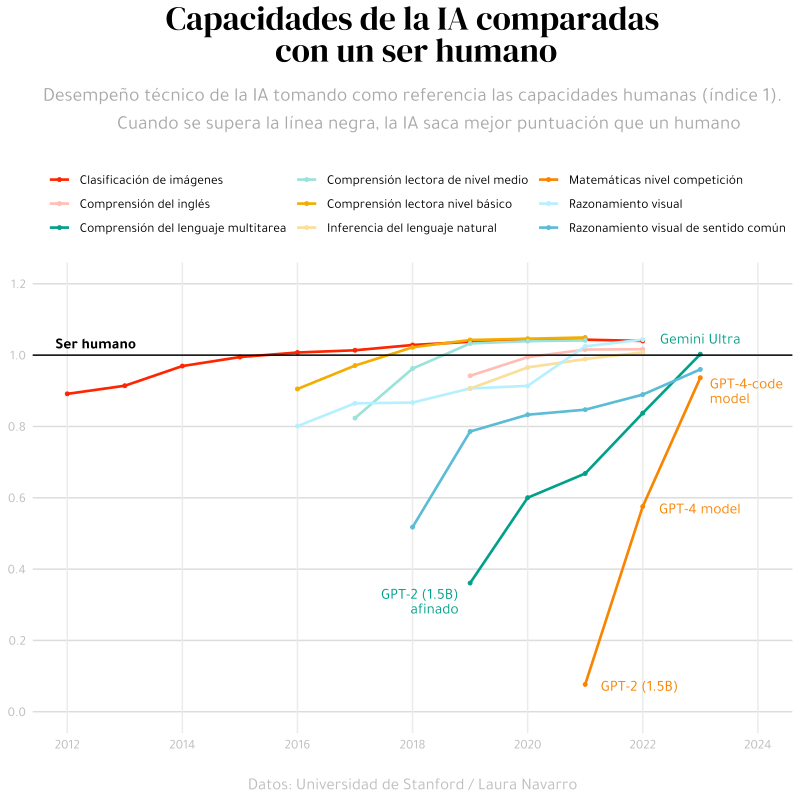

The script that saved this image:
# Load necessary libraries
library(ggplot2)
library(showtext)

#Fonts
font_add_google("DM Serif Display", "abril")
#font_add_google("Courier Prime", "courier")
font_add_google("Tajawal", "tawa")
showtext_auto()


data <- read.csv("https://raw.githubusercontent.com/lau-cloud/30DayChartChallenge2024/main/26_ai/fig_2_1_16.csv")

# Data
ai_performance_data <- data |> 
  rename(Performance = "Perfomance.relative.to.the.human.baseline") |> 
  mutate(Task1 = case_when(
    Task == 'Image classification' ~ 'Clasificación de imágenes',
    Task == "Competition-level mathematics" ~"Matemáticas nivel competición",
    Task == "Multitask language understanding" ~ "Comprensión del lenguaje multitarea",
    Task == "Basic-level reading comprehension"~"Comprensión lectora nivel básico",
    Task == "Medium-level reading comprehension"~"Comprensión lectora de nivel medio",
    Task == "English language understanding"~"Comprensión del inglés",
    Task == "Visual commonsense reasoning"~"Razonamiento visual de sentido común",
    Task == "Visual reasoning" ~"Razonamiento visual",
    Task == "Natural language inference"~"Inferencia del lenguaje natural")
  )
  


# Create the line chart
p <- ggplot(ai_performance_data, aes(x = Year, y = Performance, color = Task1)) +
  geom_line(size = 0.9) +
  geom_point(size=1) +
  scale_x_continuous(limits = c(2012, 2024), breaks = seq(2012, 2025, by = 2)) +
  scale_y_continuous(limits = c(0, 1.2), breaks = seq(0, 1.2, by = 0.20)) +
  labs(title = "Capacidades de la IA comparadas\n con un ser humano",
       subtitle = "Desempeño técnico de la IA tomando como referencia las capacidades humanas (índice 1).\n
       Cuando se supera la línea negra, la IA saca mejor puntuación que un humano",
       caption = "Datos: Universidad de Stanford / Laura Navarro") +
  theme_minimal() +
  theme(
    text = element_text(family = "tawa", size = 12), # Set font for axis labels and legend
    plot.title = element_text(family = "abril", size = 24, hjust = 0.5, lineheight = 0.8), # Set font for title to serif and center the title
    plot.subtitle = element_text(hjust = 0.5,
                                 size = 14, color ="darkgrey",
                                 margin = margin(8,0,20,0),
                                 lineheight = 0.4),
    panel.grid.major.y = element_line(color = "#dcdcdc"), # Set major gridlines color
    panel.grid.minor = element_blank(), # Remove minor gridlines
    axis.title = element_blank(), # Remove axis titles
    axis.text = element_text(color = "grey"), # Set axis text color
    legend.position = "top", # Position legend at the bottom
    legend.title = element_blank(),
    plot.caption = element_text(color = "grey", hjust = 0.5, size=12,
                                margin = margin(20,0,0,0),)
  ) +
  scale_color_manual(values = c("#ff2500","#ffbeb3", "#01a08a","#9AE3D9", "#f2ad00", "#fade99",
                                "#f98400","#B6F0FF", "#5bbcd6")) +
  guides(color=guide_legend(ncol=3))

p
# Add dotted line at 100%
p + geom_hline(yintercept = 1,size=0.5) +
  annotate("text", x = 2012, y = 1, label = "Ser humano", vjust = -0.7, hjust = 0.15,
           family = "tawa", fontface = "bold") +
  annotate("text", x = 2021, y = 0.07, label = "GPT-2 (1.5B)", hjust = -0.2, vjust= 0.4,
           family = "tawa", color= "#f98400") +
  annotate("text", x = 2022, y = 0.57, label = "GPT-4 model", hjust = -0.2,
           family = "tawa", color= "#f98400", lineheight = 0.8) +
  annotate("text", x = 2023, y = 0.9, label = "GPT-4-code\n model", hjust = -0.13,
           family = "tawa", color= "#f98400", lineheight = 0.8) +
  annotate("text", x = 2018.8, y = 0.31, label = "GPT-2 (1.5B)\n afinado", hjust = 1,
           family = "tawa", color= "#01a08a", lineheight = 0.8) +
  annotate("text", x = 2023, y = 1.0, label = "Gemini Ultra", hjust = 0.5, vjust= -1.2,
           family = "tawa", color= "#01a08a", lineheight = 0.8)



# guardar
ggsave("26_ai.pdf",
       width = 8,
       height = 8,
       units = "in",
       dpi = 300)
